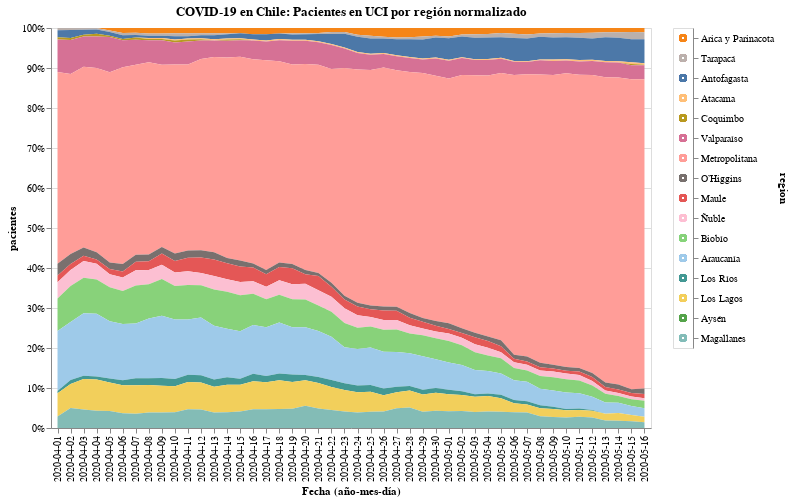

The notebook cell saved with this chart:
### Code cell
#hide_input
selection2 = alt.selection_multi(fields=['region'], on='mouseover')

color = alt.condition(selection2,
                    alt.Color('region:N', scale=alt.Scale(scheme='tableau20'), legend=None),
                    alt.value('lightgray'))

bars = alt.Chart(data).mark_area().encode(
    x=alt.X('date:O', axis=alt.Axis(title='Fecha (año-mes-día)')),
    y=alt.Y('pacientes', stack="normalize"),
    color=color,
    tooltip=['date', 'region', 'pacientes'],
    order=alt.Order(
    # Sort the segments of the bars by this field
    'codigo region',
    sort='descending'
    )
    ).properties(
    title=f'COVID-19 en Chile: Pacientes en UCI por región normalizado'
).add_selection(
    selection2
)

legend = alt.Chart(new_data).mark_point().encode(
    y=alt.Y('region:N', axis=alt.Axis(orient='right'), sort=regiones),
    color=color
).add_selection(
    selection2
)

bars.properties(width=600, height=400) | legend

### Figure 1 — Vega-Lite specification as saved in the notebook (floating-point values rounded to 4 significant figures; data arrays with more than 128 entries replaced by an {"elided": "..."} marker saying what was removed)
{"config": {"view": {"continuousWidth": 400, "continuousHeight": 300}}, "hconcat": [{"data": {"name": "data-31834efae1b4b2a8e2eaaeeda68451e0"}, "mark": "area", "encoding": {"color": {"condition": {"type": "nominal", "field": "region", "legend": null, "scale": {"scheme": "tableau20"}, "selection": "selector006"}, "value": "lightgray"}, "order": {"type": "quantitative", "field": "codigo region", "sort": "descending"}, "tooltip": [{"type": "nominal", "field": "date"}, {"type": "nominal", "field": "region"}, {"type": "quantitative", "field": "pacientes"}], "x": {"type": "ordinal", "axis": {"title": "Fecha (año-mes-día)"}, "field": "date"}, "y": {"type": "quantitative", "field": "pacientes", "stack": "normalize"}}, "height": 400, "selection": {"selector006": {"type": "multi", "fields": ["region"], "on": "mouseover"}}, "title": "COVID-19 en Chile: Pacientes en UCI por región normalizado", "width": 600}, {"data": {"name": "data-0e5fa60dff3d49a491c32a70b3e144c6"}, "mark": "point", "encoding": {"color": {"condition": {"type": "nominal", "field": "region", "legend": null, "scale": {"scheme": "tableau20"}, "selection": "selector006"}, "value": "lightgray"}, "y": {"type": "nominal", "axis": {"orient": "right"}, "field": "region", "sort": ["Arica y Parinacota", "Tarapacá", "Antofagasta", "Atacama", "Coquimbo", "Valparaíso", "Metropolitana", "O’Higgins", "Maule", "Ñuble", "Biobío", "Araucanía", "Los Ríos", "Los Lagos", "Aysén", "Magallanes"]}}, "selection": {"selector006": {"type": "multi", "fields": ["region"], "on": "mouseover"}}}], "$schema": "https://vega.github.io/schema/vega-lite/v4.8.1.json", "datasets": {"data-31834efae1b4b2a8e2eaaeeda68451e0": {"elided": "736 records"}, "data-0e5fa60dff3d49a491c32a70b3e144c6": {"elided": "864 records"}}}
